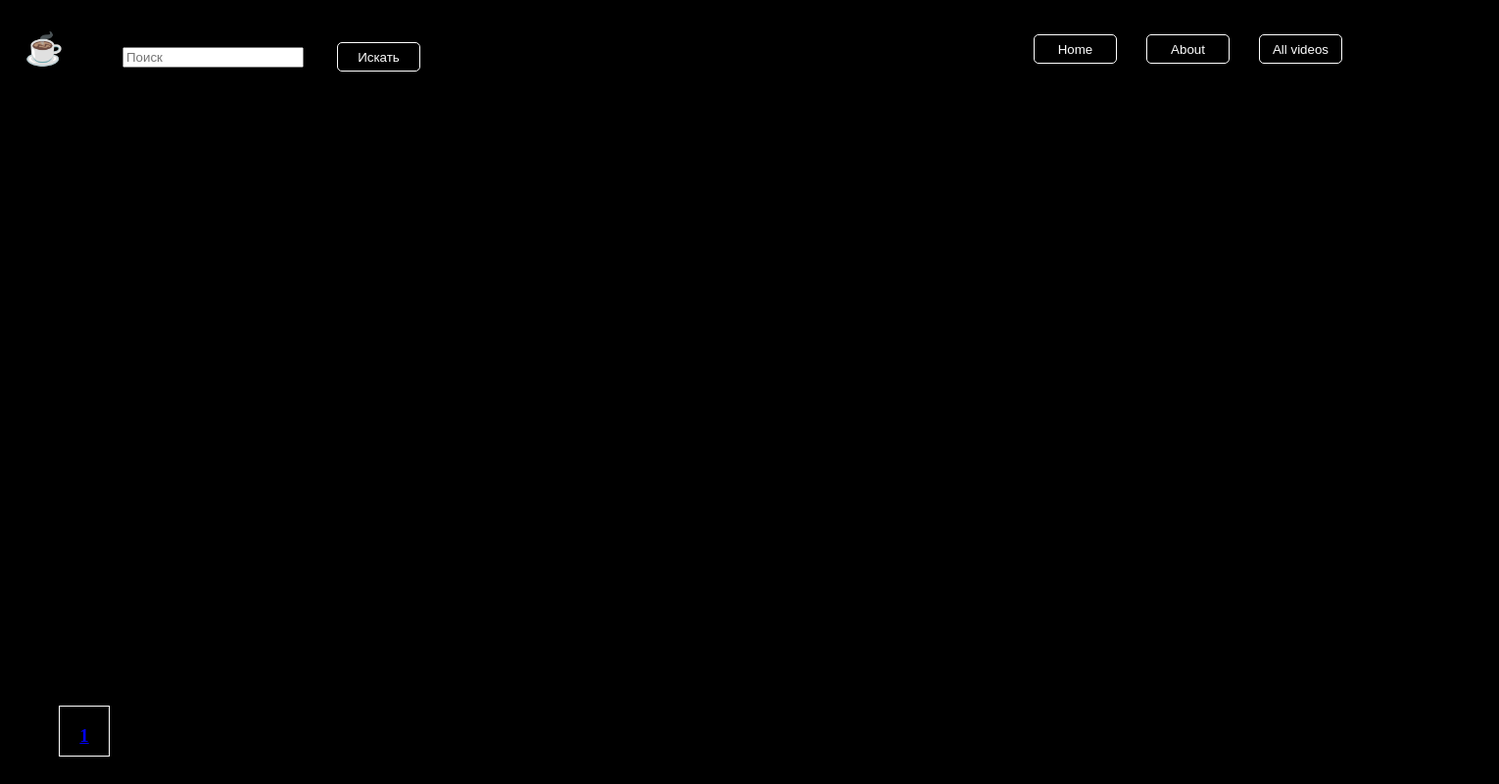
The page /allvideo/ on the database as committed earlier.
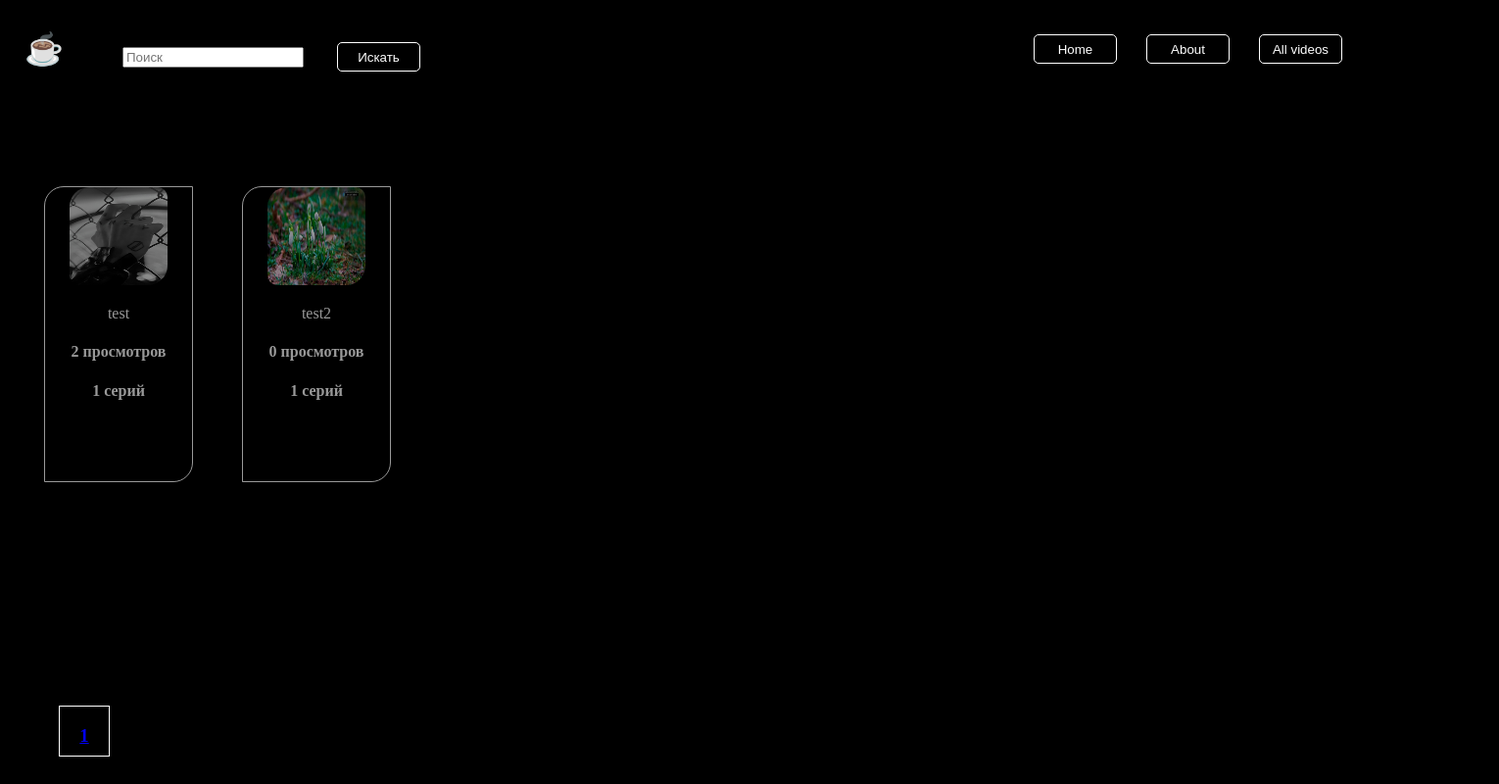
The same page on the database as committed later.
### app/models.py (models this page shows, shortened)
class Team(models.Model):
    title = models.CharField(max_length=100, unique=True, blank=False)
    cover = models.ImageField()
    description = models.TextField()
    counter = models.IntegerField(default=0)

### app/views.py (the view, shortened to what this page needs)
# urls.py: path('allvideo/',allVideos,name='all_videos'),
def allVideos(request):
    team = Team.objects.all()
    query = request.GET.get('query')
    paginator = Paginator(team,3)
    page_number = 1
    if request.GET.get('page'):
        page_number = int(request.GET.get('page'))
    if query:
        team = Team.objects.filter(title__icontains=query)
        contex={'team':team}
        return render(request, 'all_videos.html', contex)
    contex = {
        'team':paginator.page(page_number),
        'pages':paginator.page_range,
    }
    return render(request,'all_videos.html',contex)

### app/templates/all_videos.html (shortened to what this page needs)
{% extends 'base.html'%}
{%load static%}
{% block content %}
 <div class="search">
           <form method="get" action="">
                <input type="text" name="query" placeholder="Поиск">
                <button type="submit">Искать</button>
           </form>
    </div>
<div class="all_card">
 {% for i in team%}
    <div class="card">
      <a href="{% url 'series' i.id %}"><img src="{{ i.cover.url }}" width="100px" height="100px"></a>
      <p>{{i.title}}</p>
       <h4>{{i.counter}} просмотров </h4>
        <h4>{{i.videos_set.all.count}} серий</h4>
    </div>
    {% endfor %}
    </div>
    <div class="paginator">
                 {% for i in pages%}
				          <a href="http://127.0.0.1:8000/allvideo/?page={{i}}"><div class="pages"><h3>{{i}}</h3></div></a>
				 {% endfor %}
    </div>
{% endblock %}

Rows that differ between the two databases and show on the page:
added Team: cover (picture), title "test", counter "2", videos_set.all.count "1"
added Team: cover (picture), title "test2", counter "0", videos_set.all.count "1"
